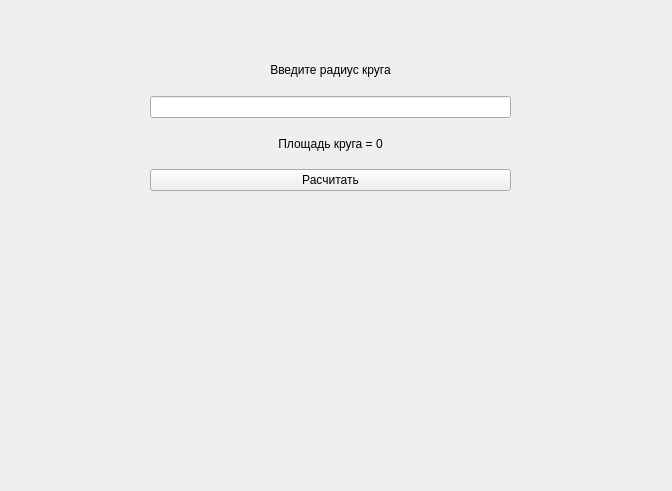
<?xml version="1.0" encoding="UTF-8"?>
<ui version="4.0">
 <class>Circle</class>
 <widget class="QWidget" name="Circle">
  <property name="geometry">
   <rect>
    <x>0</x>
    <y>0</y>
    <width>672</width>
    <height>491</height>
   </rect>
  </property>
  <property name="windowTitle">
   <string>Form</string>
  </property>
  <widget class="QLabel" name="image">
   <property name="geometry">
    <rect>
     <x>140</x>
     <y>240</y>
     <width>381</width>
     <height>191</height>
    </rect>
   </property>
   <property name="text">
    <string/>
   </property>
  </widget>
  <widget class="QWidget" name="">
   <property name="geometry">
    <rect>
     <x>150</x>
     <y>50</y>
     <width>361</width>
     <height>141</height>
    </rect>
   </property>
   <layout class="QGridLayout" name="gridLayout">
    <item row="0" column="0">
     <widget class="QLabel" name="label">
      <property name="text">
       <string>Введите радиус круга</string>
      </property>
      <property name="textFormat">
       <enum>Qt::TextFormat::AutoText</enum>
      </property>
      <property name="alignment">
       <set>Qt::AlignmentFlag::AlignCenter</set>
      </property>
     </widget>
    </item>
    <item row="1" column="0">
     <widget class="QLineEdit" name="inputlineEdit">
      <property name="alignment">
       <set>Qt::AlignmentFlag::AlignRight|Qt::AlignmentFlag::AlignTrailing|Qt::AlignmentFlag::AlignVCenter</set>
      </property>
     </widget>
    </item>
    <item row="2" column="0">
     <widget class="QLabel" name="resultlabel">
      <property name="text">
       <string>Площадь круга = 0</string>
      </property>
      <property name="alignment">
       <set>Qt::AlignmentFlag::AlignCenter</set>
      </property>
     </widget>
    </item>
    <item row="3" column="0">
     <widget class="QPushButton" name="calculatePushButton">
      <property name="text">
       <string>Расчитать</string>
      </property>
     </widget>
    </item>
   </layout>
  </widget>
 </widget>
 <resources/>
 <connections/>
</ui>
